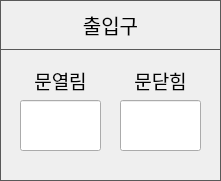
    <widget class="QFrame" name="FRAME_DOOR">
     <property name="geometry">
      <rect>
       <x>690</x>
       <y>30</y>
       <width>221</width>
       <height>181</height>
      </rect>
     </property>
     <property name="styleSheet">
      <string notr="true">QFrame { 
   border: 1px solid #595959 
} 
QLabel {
	font: 14pt &quot;함초롬돋움&quot;;
}
QPushButton {
	border:1px solid #595959;
	font: 15pt &quot;함초롬돋움&quot;; 
}
QLineEdit {
	font: 10pt &quot;함초롬돋움&quot;;
}</string>
     </property>
     <property name="frameShape">
      <enum>QFrame::StyledPanel</enum>
     </property>
     <property name="frameShadow">
      <enum>QFrame::Raised</enum>
     </property>
     <widget class="QPushButton" name="BTN_DEV_INFO_DOOR">
      <property name="geometry">
       <rect>
        <x>0</x>
        <y>0</y>
        <width>221</width>
        <height>50</height>
       </rect>
      </property>
      <property name="font">
       <font>
        <family>함초롬돋움</family>
        <pointsize>15</pointsize>
        <weight>50</weight>
        <italic>false</italic>
        <bold>false</bold>
       </font>
      </property>
      <property name="text">
       <string>출입구</string>
      </property>
     </widget>
     <widget class="QLabel" name="label_129">
      <property name="geometry">
       <rect>
        <x>120</x>
        <y>70</y>
        <width>81</width>
        <height>21</height>
       </rect>
      </property>
      <property name="font">
       <font>
        <family>함초롬돋움</family>
        <pointsize>14</pointsize>
        <weight>50</weight>
        <italic>false</italic>
        <bold>false</bold>
       </font>
      </property>
      <property name="styleSheet">
       <string notr="true">QLabel{ 
   border: 0px solid
} </string>
      </property>
      <property name="text">
       <string>문닫힘</string>
      </property>
      <property name="alignment">
       <set>Qt::AlignCenter</set>
      </property>
     </widget>
     <widget class="QLineEdit" name="LE_DOOR_CLOSED">
      <property name="geometry">
       <rect>
        <x>120</x>
        <y>100</y>
        <width>81</width>
        <height>51</height>
       </rect>
      </property>
      <property name="font">
       <font>
        <family>함초롬돋움</family>
        <pointsize>10</pointsize>
        <weight>50</weight>
        <italic>false</italic>
        <bold>false</bold>
       </font>
      </property>
      <property name="readOnly">
       <bool>true</bool>
      </property>
     </widget>
     <widget class="QLabel" name="label_130">
      <property name="geometry">
       <rect>
        <x>20</x>
        <y>70</y>
        <width>81</width>
        <height>21</height>
       </rect>
      </property>
      <property name="font">
       <font>
        <family>함초롬돋움</family>
        <pointsize>14</pointsize>
        <weight>50</weight>
        <italic>false</italic>
        <bold>false</bold>
       </font>
      </property>
      <property name="styleSheet">
       <string notr="true">QLabel{ 
   border: 0px solid
} </string>
      </property>
      <property name="text">
       <string>문열림</string>
      </property>
      <property name="alignment">
       <set>Qt::AlignCenter</set>
      </property>
     </widget>
     <widget class="QLineEdit" name="LE_DOOR_OPENED">
      <property name="geometry">
       <rect>
        <x>20</x>
        <y>100</y>
        <width>81</width>
        <height>51</height>
       </rect>
      </property>
      <property name="font">
       <font>
        <family>함초롬돋움</family>
        <pointsize>10</pointsize>
        <weight>50</weight>
        <italic>false</italic>
        <bold>false</bold>
       </font>
      </property>
      <property name="readOnly">
       <bool>true</bool>
      </property>
     </widget>
    </widget>
